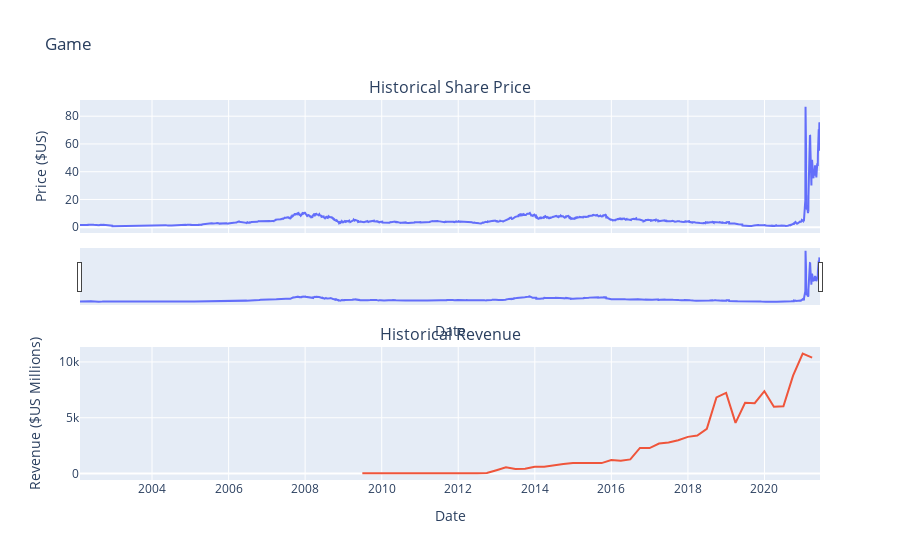

Here is the notebook cell this chart was saved with:
### Markdown cell above
<details><summary>Hint</summary>

```

You just need to invoke the make_graph function with the required parameter to print the graphs.The structure to call the `make_graph` function is `make_graph(gme_data, gme_revenue, 'GameStop')`

```
    
</details>

### Code cell
make_graph(gme_data, gme_revenue, 'Game')

### Figure 1 — Plotly figure (JSON) as saved in the notebook; plotly's stock layout.template omitted (floating-point values rounded to 4 significant figures; data arrays with more than 128 entries replaced by an {"elided": "..."} marker saying what was removed)
{"data": [{"name": "Share Price", "type": "scatter", "x": {"elided": "4867 str values"}, "xaxis": "x", "y": {"elided": "4867 float values"}, "yaxis": "y"}, {"name": "Revenue", "type": "scatter", "x": ["2021-03-31T00:00:00", "2020-12-31T00:00:00", "2020-09-30T00:00:00", "2020-06-30T00:00:00", "2020-03-31T00:00:00", "2019-12-31T00:00:00", "2019-09-30T00:00:00", "2019-06-30T00:00:00", "2019-03-31T00:00:00", "2018-12-31T00:00:00", "2018-09-30T00:00:00", "2018-06-30T00:00:00", "2018-03-31T00:00:00", "2017-12-31T00:00:00", "2017-09-30T00:00:00", "2017-06-30T00:00:00", "2017-03-31T00:00:00", "2016-12-31T00:00:00", "2016-09-30T00:00:00", "2016-06-30T00:00:00", "2016-03-31T00:00:00", "2015-12-31T00:00:00", "2015-09-30T00:00:00", "2015-06-30T00:00:00", "2015-03-31T00:00:00", "2014-12-31T00:00:00", "2014-09-30T00:00:00", "2014-06-30T00:00:00", "2014-03-31T00:00:00", "2013-12-31T00:00:00", "2013-09-30T00:00:00", "2013-06-30T00:00:00", "2013-03-31T00:00:00", "2012-12-31T00:00:00", "2012-09-30T00:00:00", "2012-06-30T00:00:00", "2012-03-31T00:00:00", "2011-12-31T00:00:00", "2011-09-30T00:00:00", "2011-06-30T00:00:00", "2011-03-31T00:00:00", "2010-12-31T00:00:00", "2010-09-30T00:00:00", "2010-06-30T00:00:00", "2010-03-31T00:00:00", "2009-09-30T00:00:00", "2009-06-30T00:00:00"], "xaxis": "x2", "y": [10389, 10744, 8771, 6036, 5985, 7384, 6303, 6350, 4541, 7226, 6824, 4002, 3409, 3288, 2985, 2790, 2696, 2285, 2298, 1270, 1147, 1214, 937, 955, 940, 957, 852, 769, 621, 615, 431, 405, 562, 306, 50, 27, 30, 39, 58, 58, 49, 36, 31, 28, 21, 46, 27], "yaxis": "y2"}], "layout": {"annotations": [{"font": {"size": 16}, "showarrow": false, "text": "Historical Share Price", "x": 0.5, "xanchor": "center", "xref": "paper", "y": 1.0, "yanchor": "bottom", "yref": "paper"}, {"font": {"size": 16}, "showarrow": false, "text": "Historical Revenue", "x": 0.5, "xanchor": "center", "xref": "paper", "y": 0.35, "yanchor": "bottom", "yref": "paper"}], "autosize": true, "showlegend": false, "title": {"text": "Game"}, "xaxis": {"anchor": "y", "autorange": true, "domain": [0, 1], "matches": "x2", "range": ["2002-02-13", "2021-06-14"], "rangeslider": {"autorange": true, "range": ["2002-02-13", "2021-06-14"], "visible": true, "yaxis": {"_template": null, "rangemode": "match"}}, "showticklabels": false, "title": {"text": "Date"}, "type": "date"}, "xaxis2": {"anchor": "y2", "autorange": true, "domain": [0, 1], "range": ["2002-02-13", "2021-06-14"], "title": {"text": "Date"}, "type": "date"}, "yaxis": {"anchor": "x", "autorange": true, "domain": [0.65, 1.0], "range": [-4.152, 91.67], "title": {"text": "Price ($US)"}, "type": "linear"}, "yaxis2": {"anchor": "x2", "autorange": true, "domain": [0, 0.35], "range": [-574.7, 11340.0], "title": {"text": "Revenue ($US Millions)"}, "type": "linear"}}}
